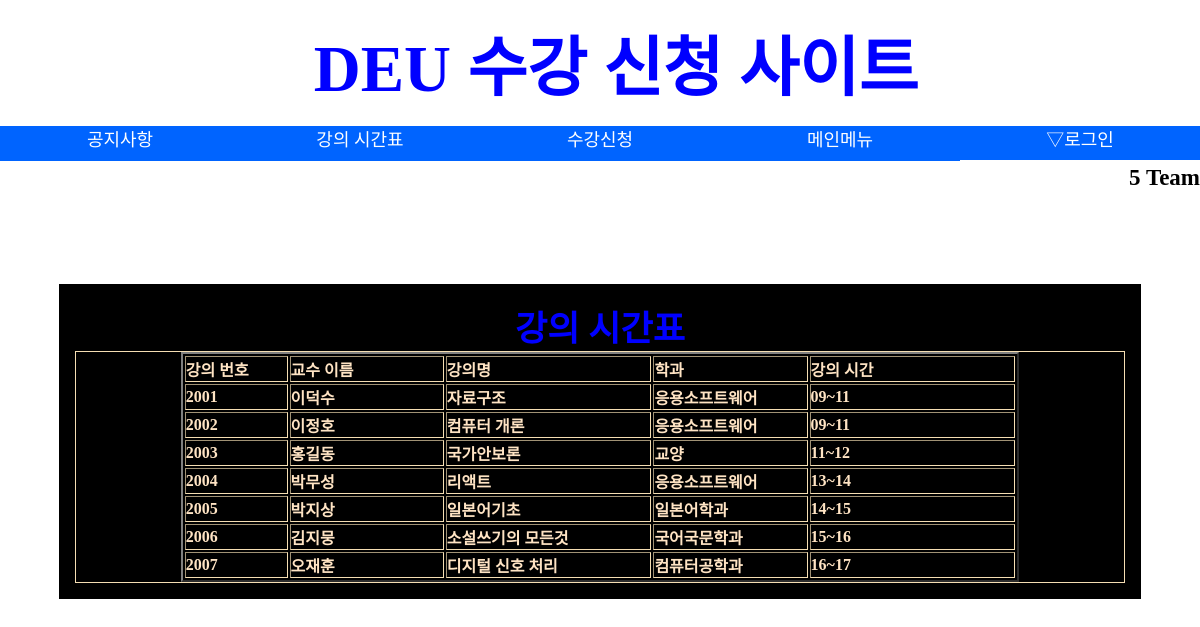
/Siganpyo.php, run on the app's committed database.
### tables this page shows
CREATE TABLE `lecture_tbl` (
  `lecture_no` int(11) NOT NULL AUTO_INCREMENT,
  `professor` varchar(12) NOT NULL,
  `lecture_name` varchar(20) NOT NULL,
  `type` varchar(15) NOT NULL,
  `lecture_time` varchar(12) DEFAULT NULL,
  PRIMARY KEY (`lecture_no`)
);

### Siganpyo.php (the view, shortened to what this page needs)
<?php
    include "../5team/session.php";
?>
<html>
    <head>
    </head>
    <body>
            <h1 id="one"  style="font-size: 65px" >
                DEU 수강 신청 사이트
            </h1>
            <h2 id="name">
                5 Team
            </h2>
            <div class="lisub asub">
            <ul class="menu">
                <li>
                <a href="Notice.php">공지사항</a>
                </li>
                <li>
                <a href="Siganpyo.php">강의 시간표</a>
                </li>
                <li>
                <a href="enrolment.php">수강신청</a>
                </li>
                <li>
                <a href="main.php">메인메뉴</a>
                </li>
                <li>
                <a>▽로그인</a>
                </li>
            </ul>
<div id="listf" style="text-align: center;">
    <h2 id="colf">강의 시간표</h2>
    <div class="tabel">
        <table border="2" style="width: 80%; margin: 0 auto;">
            <tr class="tabel">
                <th style="width: 10%;"><b> 강의 번호 </b></th>
                <th style="width: 15%;"><b>교수 이름</b></th>
                <th style="width: 20%;"><b>강의명</b></th>
                <th style="width: 15%;"><b>학과</b></th>
                <th style="width: 20%;"><b>강의 시간</b></th>
            </tr>
            <?php
            $sqlA = "select * from lecture_tbl";
            $result = mysqli_query($connect, $sqlA);
            $count = mysqli_num_fields($result);
                    while ($rows = mysqli_fetch_row($result)) {
                        echo "<tr class='tabel'>";
                        for ($a = 0; $a < $count; $a++) {
                            echo "<td><b>$rows[$a]</b></td>";
                        }
                        echo "</tr>";
                    }
                    ?>
                </table>
    </div>
</div>
    </div>
    </body>
</html>

### Siganpyo.php (style rules this page uses)
* { padding:0;margin:0 }
body { background-color: rgb(255,255,255); background-image: url('Wallpapers/bye2.jpg'), url('Wallpapers/bye2.jpg'); top: 500px; background-size: 100%; background-repeat: no-repeat; background-attachment: fixed; background-position: 0px 20%; }
h1 { color:blue; text-align: center; }
h2 { font-size: 35px; }
#one { background-color:rgb(255, 255, 255); width:100%; padding:15px; margin:0 auto; border:1px solid rgba(0, 0, 0, 0); top: 0; left: 0px; z-index: 60; position: fixed; }
#name { color:rgb(0, 0, 0); font-size: 23px; float:right; z-index: 700; margin-top: 165px; }
#listf { background-color:rgba(255, 255, 255, 0); padding:15px; margin:0 auto; top: 400px; right: 100px; z-index: 10; position: fixed; width: 1550px; }
#listf { background-color:rgb(0, 0, 0); padding:15px; margin:0 auto; border:1px solid black; top: 260px; left: 0px; position: relative; z-index: 10; margin: 0 auto; width: 1050px; }
.tabel { color: bisque; border:1px solid wheat; text-align: left; }
#colf { color:blue; }
.lisub li { list-style:none }
.asub a { text-decoration:none;font-size:18px }
.menu { width: 100%; height: 210px; margin: 0 auto; line-height: 210px; overflow: hidden; margin: 10px auto; position: fixed; z-index: 50; top: 110px; }
.menu > li { width: 20%; float: left; text-align: center; line-height: 40px; background-color: rgb(0, 100, 255); }
.menu a { color: #fff; }

### data on the page
lecture_tbl: lecture_no "2001", professor "이덕수", lecture_name "자료구조", type "응용소프트웨어", lecture_time "09~11"
lecture_tbl: lecture_no "2002", professor "이정호", lecture_name "컴퓨터 개론", type "응용소프트웨어", lecture_time "09~11"
lecture_tbl: lecture_no "2003", professor "홍길동", lecture_name "국가안보론", type "교양", lecture_time "11~12"
lecture_tbl: lecture_no "2004", professor "박무성", lecture_name "리액트", type "응용소프트웨어", lecture_time "13~14"
lecture_tbl: lecture_no "2005", professor "박지상", lecture_name "일본어기초", type "일본어학과", lecture_time "14~15"
lecture_tbl: lecture_no "2006", professor "김지뭉", lecture_name "소설쓰기의 모든것", type "국어국문학과", lecture_time "15~16"
lecture_tbl: lecture_no "2007", professor "오재훈", lecture_name "디지털 신호 처리", type "컴퓨터공학과", lecture_time "16~17"
